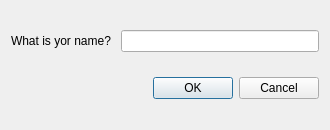
<?xml version="1.0" encoding="UTF-8"?>
<ui version="4.0">
 <class>LoginForm</class>
 <widget class="QDialog" name="LoginForm">
  <property name="geometry">
   <rect>
    <x>0</x>
    <y>0</y>
    <width>330</width>
    <height>130</height>
   </rect>
  </property>
  <property name="maximumSize">
   <size>
    <width>400</width>
    <height>150</height>
   </size>
  </property>
  <property name="windowTitle">
   <string>LOGIN</string>
  </property>
  <layout class="QVBoxLayout" name="verticalLayout">
   <item>
    <layout class="QHBoxLayout" name="horizontalLayout">
     <property name="sizeConstraint">
      <enum>QLayout::SetDefaultConstraint</enum>
     </property>
     <item>
      <widget class="QLabel" name="label">
       <property name="sizePolicy">
        <sizepolicy hsizetype="Preferred" vsizetype="Maximum">
         <horstretch>0</horstretch>
         <verstretch>0</verstretch>
        </sizepolicy>
       </property>
       <property name="text">
        <string>What is yor name? </string>
       </property>
      </widget>
     </item>
     <item>
      <widget class="QLineEdit" name="lineEdit"/>
     </item>
    </layout>
   </item>
   <item>
    <widget class="QDialogButtonBox" name="buttonBox">
     <property name="orientation">
      <enum>Qt::Horizontal</enum>
     </property>
     <property name="standardButtons">
      <set>QDialogButtonBox::Cancel|QDialogButtonBox::Ok</set>
     </property>
    </widget>
   </item>
  </layout>
 </widget>
 <resources/>
 <connections>
  <connection>
   <sender>buttonBox</sender>
   <signal>accepted()</signal>
   <receiver>LoginForm</receiver>
   <slot>accept()</slot>
   <hints>
    <hint type="sourcelabel">
     <x>248</x>
     <y>254</y>
    </hint>
    <hint type="destinationlabel">
     <x>157</x>
     <y>274</y>
    </hint>
   </hints>
  </connection>
  <connection>
   <sender>buttonBox</sender>
   <signal>rejected()</signal>
   <receiver>LoginForm</receiver>
   <slot>reject()</slot>
   <hints>
    <hint type="sourcelabel">
     <x>316</x>
     <y>260</y>
    </hint>
    <hint type="destinationlabel">
     <x>286</x>
     <y>274</y>
    </hint>
   </hints>
  </connection>
 </connections>
</ui>
